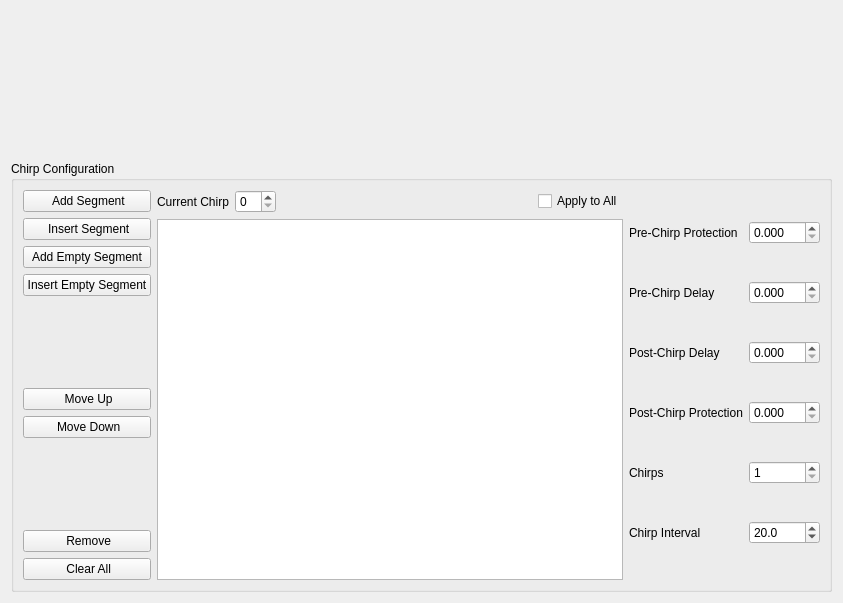
<?xml version="1.0" encoding="UTF-8"?>
<ui version="4.0">
 <class>ChirpConfigWidget</class>
 <widget class="QWidget" name="ChirpConfigWidget">
  <property name="geometry">
   <rect>
    <x>0</x>
    <y>0</y>
    <width>843</width>
    <height>603</height>
   </rect>
  </property>
  <property name="windowTitle">
   <string>Form</string>
  </property>
  <layout class="QVBoxLayout" name="verticalLayout" stretch="1,3">
   <item>
    <widget class="ChirpConfigPlot" name="chirpPlot" native="true"/>
   </item>
   <item>
    <widget class="QGroupBox" name="chirpConfigurationBox">
     <property name="toolTip">
      <string>Minimum protection and delay settings can be changed by editing the BlackChirp.conf file. See the chirpConfig section.</string>
     </property>
     <property name="title">
      <string>Chirp Configuration</string>
     </property>
     <layout class="QHBoxLayout" name="horizontalLayout_2">
      <item>
       <layout class="QVBoxLayout" name="verticalLayout_2">
        <item>
         <widget class="QPushButton" name="addButton">
          <property name="text">
           <string> Add Segment</string>
          </property>
          <property name="icon">
           <iconset resource="../../resources/resources.qrc">
            <normaloff>:/icons/add.png</normaloff>:/icons/add.png</iconset>
          </property>
          <property name="iconSize">
           <size>
            <width>20</width>
            <height>20</height>
           </size>
          </property>
         </widget>
        </item>
        <item>
         <widget class="QPushButton" name="insertButton">
          <property name="text">
           <string> Insert Segment</string>
          </property>
          <property name="icon">
           <iconset resource="../../resources/resources.qrc">
            <normaloff>:/icons/go-last.png</normaloff>:/icons/go-last.png</iconset>
          </property>
          <property name="iconSize">
           <size>
            <width>20</width>
            <height>20</height>
           </size>
          </property>
         </widget>
        </item>
        <item>
         <widget class="QPushButton" name="addEmptyButton">
          <property name="text">
           <string>Add Empty Segment</string>
          </property>
          <property name="icon">
           <iconset resource="../../resources/resources.qrc">
            <normaloff>:/icons/add.png</normaloff>:/icons/add.png</iconset>
          </property>
          <property name="iconSize">
           <size>
            <width>20</width>
            <height>20</height>
           </size>
          </property>
         </widget>
        </item>
        <item>
         <widget class="QPushButton" name="insertEmptyButton">
          <property name="text">
           <string>Insert Empty Segment</string>
          </property>
          <property name="icon">
           <iconset resource="../../resources/resources.qrc">
            <normaloff>:/icons/go-last.png</normaloff>:/icons/go-last.png</iconset>
          </property>
          <property name="iconSize">
           <size>
            <width>20</width>
            <height>20</height>
           </size>
          </property>
         </widget>
        </item>
        <item>
         <spacer name="verticalSpacer">
          <property name="orientation">
           <enum>Qt::Vertical</enum>
          </property>
          <property name="sizeHint" stdset="0">
           <size>
            <width>20</width>
            <height>40</height>
           </size>
          </property>
         </spacer>
        </item>
        <item>
         <widget class="QPushButton" name="moveUpButton">
          <property name="text">
           <string> Move Up</string>
          </property>
          <property name="icon">
           <iconset resource="../../resources/resources.qrc">
            <normaloff>:/icons/arrow-up.png</normaloff>:/icons/arrow-up.png</iconset>
          </property>
          <property name="iconSize">
           <size>
            <width>20</width>
            <height>20</height>
           </size>
          </property>
         </widget>
        </item>
        <item>
         <widget class="QPushButton" name="moveDownButton">
          <property name="text">
           <string> Move Down</string>
          </property>
          <property name="icon">
           <iconset resource="../../resources/resources.qrc">
            <normaloff>:/icons/arrow-down.png</normaloff>:/icons/arrow-down.png</iconset>
          </property>
          <property name="iconSize">
           <size>
            <width>20</width>
            <height>20</height>
           </size>
          </property>
         </widget>
        </item>
        <item>
         <spacer name="verticalSpacer_2">
          <property name="orientation">
           <enum>Qt::Vertical</enum>
          </property>
          <property name="sizeHint" stdset="0">
           <size>
            <width>20</width>
            <height>40</height>
           </size>
          </property>
         </spacer>
        </item>
        <item>
         <widget class="QPushButton" name="removeButton">
          <property name="text">
           <string> Remove</string>
          </property>
          <property name="icon">
           <iconset resource="../../resources/resources.qrc">
            <normaloff>:/icons/remove.png</normaloff>:/icons/remove.png</iconset>
          </property>
          <property name="iconSize">
           <size>
            <width>20</width>
            <height>20</height>
           </size>
          </property>
         </widget>
        </item>
        <item>
         <widget class="QPushButton" name="clearButton">
          <property name="text">
           <string> Clear All</string>
          </property>
          <property name="icon">
           <iconset resource="../../resources/resources.qrc">
            <normaloff>:/icons/clear.png</normaloff>:/icons/clear.png</iconset>
          </property>
          <property name="iconSize">
           <size>
            <width>20</width>
            <height>20</height>
           </size>
          </property>
         </widget>
        </item>
       </layout>
      </item>
      <item>
       <layout class="QVBoxLayout" name="verticalLayout_3" stretch="0,1">
        <item>
         <layout class="QHBoxLayout" name="horizontalLayout">
          <item>
           <widget class="QLabel" name="label">
            <property name="sizePolicy">
             <sizepolicy hsizetype="Preferred" vsizetype="Expanding">
              <horstretch>0</horstretch>
              <verstretch>0</verstretch>
             </sizepolicy>
            </property>
            <property name="text">
             <string>Current Chirp</string>
            </property>
           </widget>
          </item>
          <item>
           <widget class="QSpinBox" name="currentChirpBox"/>
          </item>
          <item>
           <spacer name="horizontalSpacer">
            <property name="orientation">
             <enum>Qt::Horizontal</enum>
            </property>
            <property name="sizeHint" stdset="0">
             <size>
              <width>40</width>
              <height>20</height>
             </size>
            </property>
           </spacer>
          </item>
          <item>
           <widget class="QCheckBox" name="applyToAllBox">
            <property name="text">
             <string>Apply to All</string>
            </property>
           </widget>
          </item>
         </layout>
        </item>
        <item>
         <widget class="QTableView" name="chirpTable">
          <property name="minimumSize">
           <size>
            <width>350</width>
            <height>0</height>
           </size>
          </property>
          <property name="gridStyle">
           <enum>Qt::NoPen</enum>
          </property>
         </widget>
        </item>
       </layout>
      </item>
      <item>
       <layout class="QFormLayout" name="formLayout">
        <property name="fieldGrowthPolicy">
         <enum>QFormLayout::AllNonFixedFieldsGrow</enum>
        </property>
        <item row="1" column="0">
         <widget class="QLabel" name="preChirpDelayLabel">
          <property name="sizePolicy">
           <sizepolicy hsizetype="Preferred" vsizetype="Expanding">
            <horstretch>0</horstretch>
            <verstretch>0</verstretch>
           </sizepolicy>
          </property>
          <property name="text">
           <string>Pre-Chirp Delay</string>
          </property>
         </widget>
        </item>
        <item row="3" column="0">
         <widget class="QLabel" name="protectionDelayLabel">
          <property name="sizePolicy">
           <sizepolicy hsizetype="Preferred" vsizetype="Expanding">
            <horstretch>0</horstretch>
            <verstretch>0</verstretch>
           </sizepolicy>
          </property>
          <property name="text">
           <string>Post-Chirp Protection</string>
          </property>
         </widget>
        </item>
        <item row="4" column="0">
         <widget class="QLabel" name="chirpsLabel">
          <property name="sizePolicy">
           <sizepolicy hsizetype="Preferred" vsizetype="Expanding">
            <horstretch>0</horstretch>
            <verstretch>0</verstretch>
           </sizepolicy>
          </property>
          <property name="text">
           <string>Chirps</string>
          </property>
         </widget>
        </item>
        <item row="4" column="1">
         <widget class="QSpinBox" name="chirpsSpinBox">
          <property name="toolTip">
           <string>Number of chirps in the AWG waveform.</string>
          </property>
          <property name="keyboardTracking">
           <bool>false</bool>
          </property>
          <property name="minimum">
           <number>1</number>
          </property>
          <property name="maximum">
           <number>50</number>
          </property>
         </widget>
        </item>
        <item row="5" column="0">
         <widget class="QLabel" name="chirpIntervalLabel">
          <property name="sizePolicy">
           <sizepolicy hsizetype="Preferred" vsizetype="Expanding">
            <horstretch>0</horstretch>
            <verstretch>0</verstretch>
           </sizepolicy>
          </property>
          <property name="text">
           <string>Chirp Interval</string>
          </property>
         </widget>
        </item>
        <item row="5" column="1">
         <widget class="QDoubleSpinBox" name="chirpIntervalDoubleSpinBox">
          <property name="toolTip">
           <string>&lt;html&gt;&lt;head/&gt;&lt;body&gt;&lt;p&gt;Time from beginning of one chirp to the beginning of the next.&lt;/p&gt;&lt;p&gt;Minimum is pre-chirp delay + chirp duration + protection delay + FID time + 4 μs.&lt;/p&gt;&lt;p&gt;Setting the chirp interval below this value will cause problems, as the scope will miss chirps and become unsynschronized.&lt;/p&gt;&lt;/body&gt;&lt;/html&gt;</string>
          </property>
          <property name="keyboardTracking">
           <bool>false</bool>
          </property>
          <property name="suffix">
           <string/>
          </property>
          <property name="decimals">
           <number>1</number>
          </property>
          <property name="minimum">
           <double>5.000000000000000</double>
          </property>
          <property name="singleStep">
           <double>1.000000000000000</double>
          </property>
          <property name="value">
           <double>20.000000000000000</double>
          </property>
         </widget>
        </item>
        <item row="0" column="0">
         <widget class="QLabel" name="preChirpProtectionLabel">
          <property name="sizePolicy">
           <sizepolicy hsizetype="Preferred" vsizetype="Expanding">
            <horstretch>0</horstretch>
            <verstretch>0</verstretch>
           </sizepolicy>
          </property>
          <property name="text">
           <string>Pre-Chirp Protection</string>
          </property>
         </widget>
        </item>
        <item row="2" column="0">
         <widget class="QLabel" name="postChirpDelayLabel">
          <property name="sizePolicy">
           <sizepolicy hsizetype="Preferred" vsizetype="Expanding">
            <horstretch>0</horstretch>
            <verstretch>0</verstretch>
           </sizepolicy>
          </property>
          <property name="text">
           <string>Post-Chirp Delay</string>
          </property>
         </widget>
        </item>
        <item row="0" column="1">
         <widget class="QDoubleSpinBox" name="preChirpProtectionDoubleSpinBox">
          <property name="keyboardTracking">
           <bool>false</bool>
          </property>
          <property name="decimals">
           <number>3</number>
          </property>
          <property name="maximum">
           <double>100.000000000000000</double>
          </property>
          <property name="singleStep">
           <double>0.010000000000000</double>
          </property>
         </widget>
        </item>
        <item row="1" column="1">
         <widget class="QDoubleSpinBox" name="preChirpDelayDoubleSpinBox">
          <property name="toolTip">
           <string>After t0 pulse (which sends TWT enable and protection signals), how long to wait before starting chirp.</string>
          </property>
          <property name="keyboardTracking">
           <bool>false</bool>
          </property>
          <property name="decimals">
           <number>3</number>
          </property>
          <property name="maximum">
           <double>100.000000000000000</double>
          </property>
          <property name="singleStep">
           <double>0.010000000000000</double>
          </property>
         </widget>
        </item>
        <item row="2" column="1">
         <widget class="QDoubleSpinBox" name="postChirpDelayDoubleSpinBox">
          <property name="toolTip">
           <string>Following chirp, how long to wait before disabling TWT.</string>
          </property>
          <property name="decimals">
           <number>3</number>
          </property>
          <property name="maximum">
           <double>100.000000000000000</double>
          </property>
          <property name="singleStep">
           <double>0.010000000000000</double>
          </property>
         </widget>
        </item>
        <item row="3" column="1">
         <widget class="QDoubleSpinBox" name="postChirpProtectionDoubleSpinBox">
          <property name="toolTip">
           <string>Following chirp, how long to wait before closing protection switch.</string>
          </property>
          <property name="keyboardTracking">
           <bool>false</bool>
          </property>
          <property name="decimals">
           <number>3</number>
          </property>
          <property name="maximum">
           <double>100.000000000000000</double>
          </property>
          <property name="singleStep">
           <double>0.010000000000000</double>
          </property>
         </widget>
        </item>
       </layout>
      </item>
     </layout>
    </widget>
   </item>
  </layout>
 </widget>
 <customwidgets>
  <customwidget>
   <class>ChirpConfigPlot</class>
   <extends>QWidget</extends>
   <header location="global">src/gui/plot/chirpconfigplot.h</header>
   <container>1</container>
  </customwidget>
 </customwidgets>
 <tabstops>
  <tabstop>addButton</tabstop>
  <tabstop>insertButton</tabstop>
  <tabstop>moveUpButton</tabstop>
  <tabstop>moveDownButton</tabstop>
  <tabstop>removeButton</tabstop>
  <tabstop>clearButton</tabstop>
  <tabstop>preChirpProtectionDoubleSpinBox</tabstop>
  <tabstop>preChirpDelayDoubleSpinBox</tabstop>
  <tabstop>postChirpProtectionDoubleSpinBox</tabstop>
  <tabstop>chirpsSpinBox</tabstop>
  <tabstop>chirpIntervalDoubleSpinBox</tabstop>
  <tabstop>chirpTable</tabstop>
 </tabstops>
 <resources>
  <include location="../../resources/resources.qrc"/>
 </resources>
 <connections/>
</ui>
